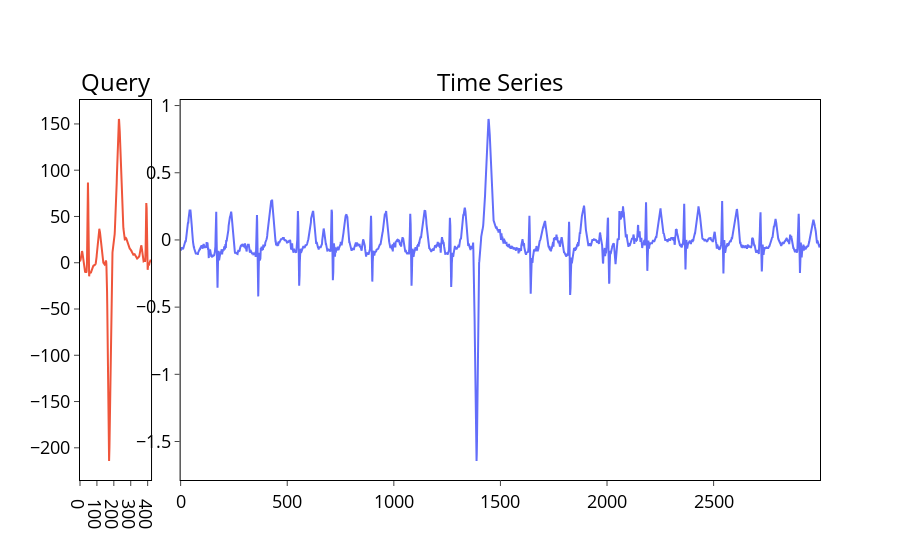

Source (notebook cell):
### Markdown cell above
Далее выполните визулизацию временного ряда и образца поиска с помощью функции `plot_bestmatch_data()` из модуля *plots.py*.

### Code cell
plot_bestmatch_data(ts, query)

### Figure 1 — Plotly figure (JSON) as saved in the notebook; plotly's stock layout.template omitted (floating-point values rounded to 4 significant figures; data arrays with more than 128 entries replaced by an {"elided": "..."} marker saying what was removed)
{"data": [{"line": {"color": "#EF553B"}, "type": "scatter", "x": {"elided": "421 int values"}, "xaxis": "x", "y": {"elided": "421 float values"}, "yaxis": "y"}, {"line": {"color": "#636EFA"}, "type": "scatter", "x": {"elided": "3000 int values"}, "xaxis": "x2", "y": {"elided": "3000 float values"}, "yaxis": "y2"}], "layout": {"annotations": [{"font": {"color": "black", "size": 24}, "showarrow": false, "text": "Query", "x": 0.048, "xanchor": "center", "xref": "paper", "y": 1, "yanchor": "bottom", "yref": "paper"}, {"font": {"color": "black", "size": 24}, "showarrow": false, "text": "Time Series", "x": 0.568, "xanchor": "center", "xref": "paper", "y": 1, "yanchor": "bottom", "yref": "paper"}], "autosize": true, "paper_bgcolor": "rgba(0, 0, 0, 0)", "plot_bgcolor": "rgba(0, 0, 0, 0)", "showlegend": false, "title": {"x": 0.5}, "xaxis": {"anchor": "y", "autorange": true, "domain": [0, 0.096], "linecolor": "#000", "linewidth": 1, "mirror": true, "range": [0, 420], "showgrid": false, "tickfont": {"color": "black", "size": 18}, "ticks": "outside", "tickwidth": 1, "type": "linear"}, "xaxis2": {"anchor": "y2", "autorange": true, "domain": [0.136, 1], "linecolor": "#000", "linewidth": 1, "mirror": true, "range": [0, 2999], "showgrid": false, "tickfont": {"color": "black", "size": 18}, "ticks": "outside", "tickwidth": 1, "type": "linear"}, "yaxis": {"anchor": "x", "autorange": true, "domain": [0, 1], "linecolor": "#000", "linewidth": 1, "mirror": true, "range": [-234.8, 175.9], "showgrid": false, "tickfont": {"color": "black", "size": 18}, "ticks": "outside", "tickwidth": 1, "type": "linear", "zeroline": false}, "yaxis2": {"anchor": "x2", "autorange": true, "domain": [0, 1], "linecolor": "#000", "linewidth": 1, "mirror": true, "range": [-1.786, 1.041], "showgrid": false, "tickfont": {"color": "black", "size": 18}, "ticks": "outside", "tickwidth": 1, "type": "linear", "zeroline": false}}}
